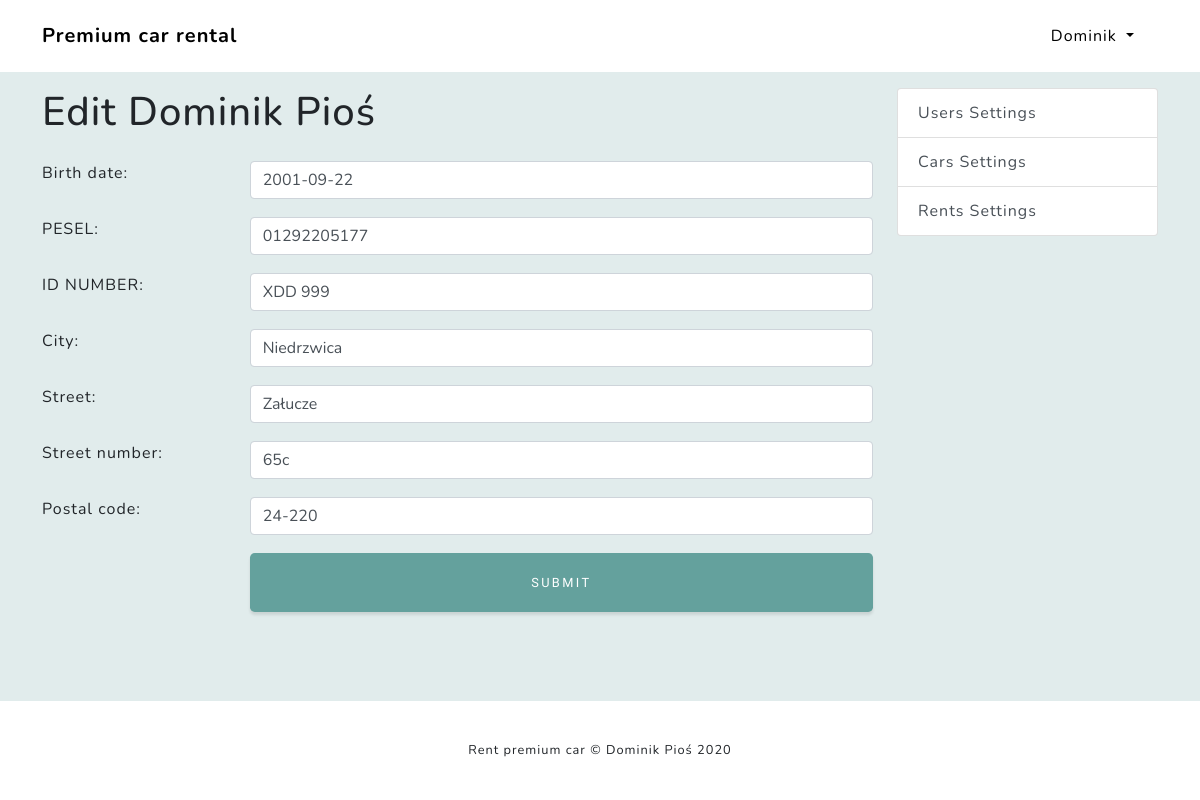
The app's page /useredit/1/ (signed in) with its own data.
### accounts/models.py (models this page shows, shortened)
class Headadmin(models.Model):
	user 			= models.OneToOneField(User, on_delete=models.CASCADE, primary_key=True)
	birth_date		= models.DateField(blank=True)
	pesel			= models.CharField(max_length=11, blank=True)
	id_number		= models.CharField(max_length=10, blank=True)
	city			= models.CharField(max_length=30, blank=True)
	street			= models.CharField(max_length=30, blank=True)
	street_number	= models.CharField(max_length=5, blank=True)
	postal_code		= models.CharField(max_length=6, blank=True)
	def first_name(self):
		return self.user.first_name
	def last_name(self):
		return self.user.last_name

### sets/views.py (the view, shortened to what this page needs)
# urls.py: path('useredit/<int:id>/', UserEdit.as_view(), name='user-edit'),
@method_decorator(staff_user, name='dispatch')
class UserEdit(View):
	template_name = 'user_edit.html'
	context = {
		'title': 'User edit',
	}
	def get(self, request, id):
		user_id = id
		get_object_or_404(User, pk=user_id)
		try:
			obj = Headadmin.objects.get(user=user_id)
			form = HeadadminSignupForm(request.POST or None, instance=obj)
		except Headadmin.DoesNotExist:
			pass
		try:
			obj = Client.objects.get(user=user_id)
			form = ClientSignupForm(request.POST or None, instance=obj)
		except Client.DoesNotExist:
			pass
		try:
			obj = Employee.objects.get(user=user_id)
			form = EmployeeSignupForm(request.POST or None, instance=obj)
		except Employee.DoesNotExist:
			pass
		self.context['obj'] = obj
		self.context['form'] = form
		return render(request, self.template_name, self.context)

### sets/views.py (called while the page is built)
def staff_user(view_func):
	decorated_view_func = login_required(user_staff_required(view_func))
	return decorated_view_func

### sets/templates/user_edit.html (shortened to what this page needs)
{% extends 'settingsBase.html' %}
{% block content %}
						<div class="kkk">
							<h1>Edit {{ obj.first_name }} {{ obj.last_name }}</h1>
							<div class="about">
								<p>Birth date:</p>
								<p>PESEL:</p>
								<p>ID NUMBER:</p>
								<p>City:</p>
								<p>Street:</p>
								<p>Street number:</p>
								<p>Postal code:</p>
							</div>
							<div class="info">
								<form method="post" novalidate>
									<p>{{ form.birth_date }}</p>
									<p>{{ form.pesel }}</p>
									<p>{{ form.id_number }}</p>
									<p>{{ form.city }}</p>
									<p>{{ form.street }}</p>
									<p>{{ form.street_number }}</p>
									<p>{{ form.postal_code }}</p>
									<button class="btn btn-lg btn-primary btn-block" type="submit" disabled="False" id="subbut">SUBMIT</button>
								</form>
							</div>
						</div>
{% endblock content %}

### templates/navbar.html (shortened to what this page needs)
        <nav class="navbar navbar-expand-lg navbar-light fixed-top navbar-shrink" id="mainNav">
            <div class="container">
                <a class="navbar-brand js-scroll-trigger" href="{% url 'home' %}">Premium car rental</a>
                <div class="collapse navbar-collapse" id="navbarResponsive">
                    <ul class="navbar-nav ml-auto">
                        {% if not user.is_authenticated %}
                        <li class="nav-item"><a class="nav-link" href="{% url 'login' %}">Login</a></li>
                        {% elif user.is_authenticated %}
                        <div class="dropdown show">
                            <a class="nav-link dropdown-toggle" role="button" id="dropdownMenuLink" data-toggle="dropdown" aria-haspopup="true" aria-expanded="false">
                                {{ user.first_name }}
                            </a>
                        </div>
                        {% endif %}
                    </ul>
                </div>
            </div>
        </nav>

### static/css/style.css (style rules this page uses)
html, body { height: 100%; background-color: rgba(100, 161, 157, 0.1); }

### sets/templates/user_edit.html (style rules this page uses)
.about { float: left; width: 25%; }
.info { float: left; width: 75%; }
.about, .info { margin-top: 2%; }
p, input { height: 40px; margin-top: 0; }

### records on screen
Headadmin: first_name "Dominik", last_name "Pioś", birth_date "2001-09-22", pesel "01292205177", id_number "XDD 999", city "Niedrzwica", street "Załucze", street_number "65c", postal_code "24-220"

### other values on screen
{{ user.first_name }} "Dominik"
